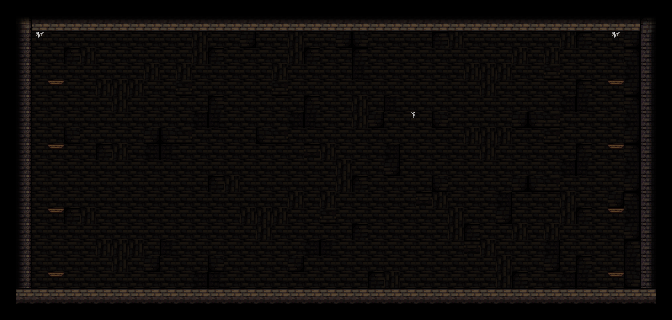

This game map was drawn from its Tiled (.tmx) file and the tilesets committed beside it. A one-line description and the trimmed map source follow:
An orthogonal 42x20 tile map with 16x16 px tiles, 5 tile layers (back, stage, deco, unit, ...).

<map version="1.0" orientation="orthogonal" renderorder="right-down" width="42" height="20" tilewidth="16" tileheight="16" nextobjectid="4">
 <tileset firstgid="1" name="dungeonTileSet" tilewidth="16" tileheight="16" tilecount="1024">
  <image source="dungeonTileset.png" width="512" height="512" />
  <terraintypes>
   <terrain name="blocks" tile="-1" />
   <terrain name="empty" tile="-1" />
  </terraintypes>
  <tile id="4" terrain="1,1,1,0" />
  <tile id="5" terrain="1,1,0,0" />
  <tile id="6" terrain="1,1,0,1" />
  <tile id="12" terrain="0,0,0,1" />
  <tile id="13" terrain="0,0,1,1" />
  <tile id="14" terrain="0,0,1,0" />
  <tile id="36" terrain="1,0,1,0" />
  <tile id="37" terrain="0,0,0,0" />
  <tile id="38" terrain="0,1,0,1" />
  <tile id="44" terrain="0,1,0,1" />
  <tile id="45" terrain="1,1,1,1" />
  <tile id="46" terrain="1,0,1,0" />
  <tile id="68" terrain="1,0,1,1" />
  <tile id="69" terrain="0,0,1,1" />
  <tile id="70" terrain="0,1,1,1" />
  <tile id="76" terrain="0,1,0,0" />
  <tile id="77" terrain="1,1,0,0" />
  <tile id="78" terrain="1,0,0,0" />
 </tileset>
 <layer name="back" width="42" height="20">
  <data>[840 cells, 840 non-empty, 9 distinct tile ids]</data>
 </layer>
 <layer name="stage" width="42" height="20">
  <data>[840 cells, 240 non-empty, 8 distinct tile ids]</data>
 </layer>
 <layer name="deco" width="42" height="20">
  <data>[840 cells, 1 non-empty, 1 distinct tile ids]</data>
 </layer>
 <layer name="unit" width="42" height="20">
  <data>[840 cells, 1 non-empty, 1 distinct tile ids]</data>
 </layer>
 <layer name="fore" width="42" height="20">
  <data>[840 cells, 1 non-empty, 1 distinct tile ids]</data>
 </layer>
</map>
